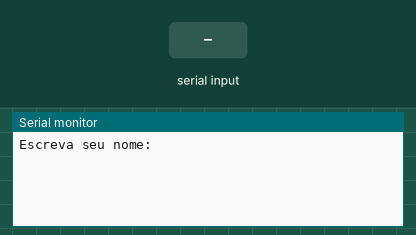
The sketch below on a simulated Arduino Uno, built with avr-gcc and run on an emulated ATmega328P. Parts: the last lines printed to the serial monitor. The inputs (shaded band) are chosen by the test bench.

Above: at 1.2 s.
1.3 s: "1\n" received over Serial
At 2.2 s:
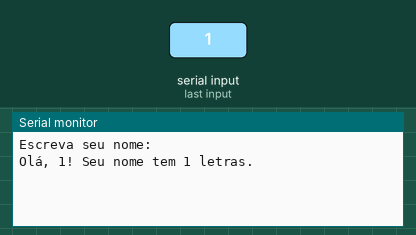
2.8 s: "0\n" received over Serial
At 3.3 s:
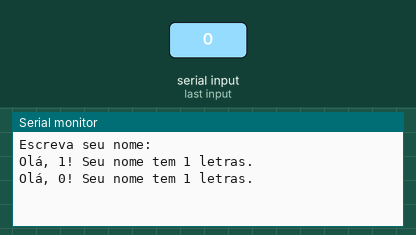
4.3 s: "2\n" received over Serial
At 5.6 s:
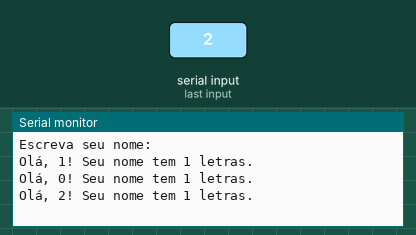

The sketch:

aula27_nivel1.ino
```cpp
// Aula 27 – Nível 1: Ler uma linha do Monitor Serial
// Lê uma linha inteira (até o Enter) e responde
#include <Arduino.h>                                // funções do Arduino (pinMode, digitalWrite, delay...)
void setup() {                                      // roda uma vez, quando a placa liga
  Serial.begin(9600);                               // abre o Monitor Serial a 9600 baud
  Serial.println("Escreva seu nome:");              // envia o texto ao Monitor Serial e quebra a linha
}

void loop() {                                       // repete para sempre
  if (Serial.available() > 0) {                     // chegou algo pela serial?
    String nome = Serial.readStringUntil('\n');     // lê até o Enter
    nome.trim();                                    // tira espaços e \r das pontas
    Serial.print("Olá, ");                          // envia o texto ao Monitor Serial
    Serial.print(nome);                             // envia nome ao Monitor Serial
    Serial.print("! Seu nome tem ");                // envia o texto ao Monitor Serial
    Serial.print(nome.length());                    // envia nome.length() ao Monitor Serial
    Serial.println(" letras.");                     // envia o texto ao Monitor Serial e quebra a linha
  }
}
```

Measured:
- after the input at 1.3 s, the serial monitor: prints a new line at once (image 1)
- after the input at 2.8 s, the serial monitor: prints a new line at once (image 2)
- after the input at 4.3 s, the serial monitor: prints a new line at once (image 3)
